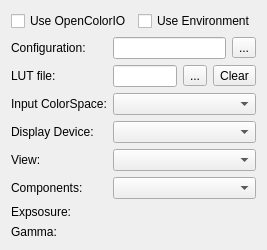
<?xml version="1.0" encoding="UTF-8"?>
<ui version="4.0">
 <class>WdgLut</class>
 <widget class="QWidget" name="WdgLut">
  <property name="geometry">
   <rect>
    <x>0</x>
    <y>0</y>
    <width>253</width>
    <height>239</height>
   </rect>
  </property>
  <property name="windowTitle">
   <string>Form</string>
  </property>
  <layout class="QVBoxLayout" name="verticalLayout">
   <item>
    <layout class="QHBoxLayout" name="horizontalLayout">
     <item>
      <widget class="QCheckBox" name="m_chkEnableOcio">
       <property name="text">
        <string>Use OpenColorIO</string>
       </property>
      </widget>
     </item>
     <item>
      <widget class="QCheckBox" name="m_chkUseOcioEnvironment">
       <property name="text">
        <string>Use Environment</string>
       </property>
      </widget>
     </item>
    </layout>
   </item>
   <item>
    <layout class="QFormLayout" name="gridLayout">
     <item row="4" column="1">
      <widget class="SqueezedComboBox" name="m_cmbView">
       <property name="sizePolicy">
        <sizepolicy hsizetype="Expanding" vsizetype="Fixed">
         <horstretch>0</horstretch>
         <verstretch>0</verstretch>
        </sizepolicy>
       </property>
      </widget>
     </item>
     <item row="3" column="0">
      <widget class="QLabel" name="label_2">
       <property name="text">
        <string>Display Device:</string>
       </property>
       <property name="buddy">
        <cstring>m_cmbDisplayDevice</cstring>
       </property>
      </widget>
     </item>
     <item row="5" column="0">
      <widget class="QLabel" name="label_5">
       <property name="text">
        <string>Components:</string>
       </property>
       <property name="buddy">
        <cstring>m_cmbComponents</cstring>
       </property>
      </widget>
     </item>
     <item row="3" column="1">
      <widget class="SqueezedComboBox" name="m_cmbDisplayDevice">
       <property name="sizePolicy">
        <sizepolicy hsizetype="Expanding" vsizetype="Fixed">
         <horstretch>0</horstretch>
         <verstretch>0</verstretch>
        </sizepolicy>
       </property>
      </widget>
     </item>
     <item row="2" column="1">
      <widget class="SqueezedComboBox" name="m_cmbInputColorSpace">
       <property name="sizePolicy">
        <sizepolicy hsizetype="Expanding" vsizetype="Fixed">
         <horstretch>0</horstretch>
         <verstretch>0</verstretch>
        </sizepolicy>
       </property>
      </widget>
     </item>
     <item row="6" column="0">
      <widget class="QLabel" name="label_7">
       <property name="text">
        <string>Expsosure:</string>
       </property>
       <property name="buddy">
        <cstring>m_exposureDoubleWidget</cstring>
       </property>
      </widget>
     </item>
     <item row="2" column="0">
      <widget class="QLabel" name="label_4">
       <property name="text">
        <string>Input ColorSpace:</string>
       </property>
       <property name="buddy">
        <cstring>m_cmbInputColorSpace</cstring>
       </property>
      </widget>
     </item>
     <item row="6" column="1">
      <widget class="KisDoubleWidget" name="m_exposureDoubleWidget" native="true">
       <property name="sizePolicy">
        <sizepolicy hsizetype="Expanding" vsizetype="Preferred">
         <horstretch>0</horstretch>
         <verstretch>0</verstretch>
        </sizepolicy>
       </property>
      </widget>
     </item>
     <item row="0" column="0">
      <widget class="QLabel" name="label">
       <property name="text">
        <string>Configuration:</string>
       </property>
       <property name="buddy">
        <cstring>m_bnSelectConfigurationFile</cstring>
       </property>
      </widget>
     </item>
     <item row="0" column="1">
      <layout class="QHBoxLayout" name="horizontalLayout_2">
       <item>
        <widget class="QLineEdit" name="m_txtConfiguration">
         <property name="readOnly">
          <bool>true</bool>
         </property>
        </widget>
       </item>
       <item>
        <widget class="QToolButton" name="m_bnSelectConfigurationFile">
         <property name="text">
          <string>...</string>
         </property>
        </widget>
       </item>
      </layout>
     </item>
     <item row="1" column="0">
      <widget class="QLabel" name="label_6">
       <property name="text">
        <string>LUT file:</string>
       </property>
       <property name="buddy">
        <cstring>m_bnSelectLut</cstring>
       </property>
      </widget>
     </item>
     <item row="1" column="1">
      <layout class="QHBoxLayout" name="horizontalLayout_3">
       <item>
        <widget class="QLineEdit" name="m_txtLut">
         <property name="readOnly">
          <bool>true</bool>
         </property>
        </widget>
       </item>
       <item>
        <widget class="QToolButton" name="m_bnSelectLut">
         <property name="text">
          <string>...</string>
         </property>
        </widget>
       </item>
       <item>
        <widget class="QToolButton" name="m_bnClearLut">
         <property name="text">
          <string>Clear</string>
         </property>
        </widget>
       </item>
      </layout>
     </item>
     <item row="5" column="1">
      <widget class="SqueezedComboBox" name="m_cmbComponents">
       <property name="sizePolicy">
        <sizepolicy hsizetype="Expanding" vsizetype="Fixed">
         <horstretch>0</horstretch>
         <verstretch>0</verstretch>
        </sizepolicy>
       </property>
      </widget>
     </item>
     <item row="7" column="1">
      <widget class="KisDoubleWidget" name="m_gammaDoubleWidget" native="true">
       <property name="sizePolicy">
        <sizepolicy hsizetype="Expanding" vsizetype="Preferred">
         <horstretch>0</horstretch>
         <verstretch>0</verstretch>
        </sizepolicy>
       </property>
      </widget>
     </item>
     <item row="7" column="0">
      <widget class="QLabel" name="label_8">
       <property name="text">
        <string>Gamma:</string>
       </property>
       <property name="buddy">
        <cstring>m_gammaDoubleWidget</cstring>
       </property>
      </widget>
     </item>
     <item row="4" column="0">
      <widget class="QLabel" name="label_3">
       <property name="text">
        <string>View:</string>
       </property>
       <property name="buddy">
        <cstring>m_cmbView</cstring>
       </property>
      </widget>
     </item>
    </layout>
   </item>
   <item>
    <spacer name="verticalSpacer">
     <property name="orientation">
      <enum>Qt::Vertical</enum>
     </property>
     <property name="sizeHint" stdset="0">
      <size>
       <width>20</width>
       <height>2</height>
      </size>
     </property>
    </spacer>
   </item>
  </layout>
 </widget>
 <customwidgets>
  <customwidget>
   <class>SqueezedComboBox</class>
   <extends>QComboBox</extends>
   <header>widgets/squeezedcombobox.h</header>
  </customwidget>
  <customwidget>
   <class>KisDoubleWidget</class>
   <extends>QWidget</extends>
   <header>widgets/kis_double_widget.h</header>
   <container>1</container>
  </customwidget>
 </customwidgets>
 <tabstops>
  <tabstop>m_chkEnableOcio</tabstop>
  <tabstop>m_chkUseOcioEnvironment</tabstop>
  <tabstop>m_txtConfiguration</tabstop>
  <tabstop>m_bnSelectConfigurationFile</tabstop>
  <tabstop>m_txtLut</tabstop>
  <tabstop>m_bnSelectLut</tabstop>
  <tabstop>m_bnClearLut</tabstop>
  <tabstop>m_cmbInputColorSpace</tabstop>
  <tabstop>m_cmbDisplayDevice</tabstop>
  <tabstop>m_cmbView</tabstop>
  <tabstop>m_cmbComponents</tabstop>
 </tabstops>
 <resources/>
 <connections/>
</ui>
